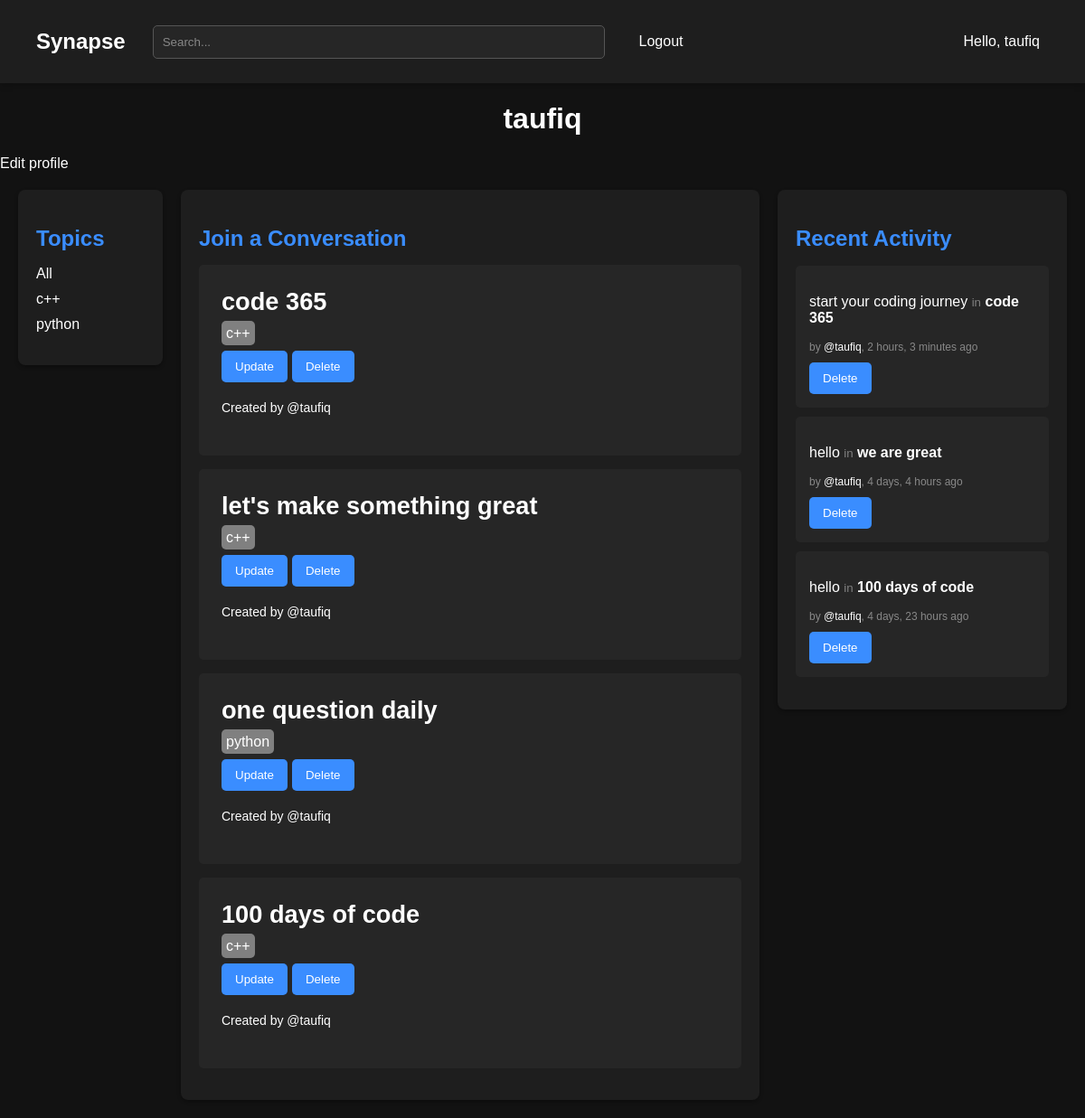
Screenshot of /profile/1 (signed in) with the database file from the repository.
### base/models.py (models this page shows)
class Topic(models.Model):
    name = models.CharField(max_length=200)
    def __str__(self):
        return self.name

class Room(models.Model):
    host = models.ForeignKey(User, on_delete=models.SET_NULL, null=True)
    name = models.CharField(max_length=200)
    participants = models.ManyToManyField(User,related_name='participants')
    description = models.TextField(null=True, blank=True)
    topic = models.ForeignKey(Topic, on_delete=models.SET_NULL, null=True)
    updated = models.DateTimeField(auto_now= True)
    created = models.DateTimeField(auto_now_add= True)
    class Meta:
        ordering = ['-updated', 'created']
    def __str__ (self):
        return self.name

class Message(models.Model):
    user = models.ForeignKey(User, on_delete=models.CASCADE)
    body = models.TextField()
    room = models.ForeignKey(Room, related_name='messages', on_delete=models.CASCADE)
    updated = models.DateTimeField(auto_now= True)
    created = models.DateTimeField(auto_now_add= True)
    class Meta:
        ordering = ['-updated', 'created']
    def __str__ (self):
        return self.body[0:50]

### base/views.py (the view)
# urls.py: path('profile/<str:pk>', views.userProfile , name = "user-profile"),
def userProfile(request, pk):
    user = User.objects.get(id=pk)
    rooms = user.room_set.all()
    room_messages = user.message_set.all()
    topics = Topic.objects.all()
    context = {'user': user,'rooms': rooms, 'room_messages':room_messages,'topics':topics}
    return render(request, 'base/profile.html', context)

### base/templates/base/profile.html
{% extends 'main.html' %}
{% block content %}
  <h1 style="text-align: center;">{{user.username}}</h1>
{% if request.user.id == user.id %}
  <div><a href="{% url 'update-user' %}">Edit profile</a></div>
{% endif %}
  <div class="dashboard">
    <div>{% include 'base/topics_component.html' %}</div>
    <div>{% include 'base/feed_component.html' %}</div>
    <div>{% include 'base/activity_component.html' %}</div>
  </div>
{% endblock %}

### templates/nav.html
<nav class="navbar">
  <a class="logo" href="/">Synapse </a>
  <div class="search-container">
    <form style="padding: 10px; margin: 20px;" method="GET" action="{% url 'home' %}">
      <input class="search-bar" placeholder="Search..." />
    </form>
  </div>
  <div class="nav-links">
    {% if request.user.is_authenticated %}
    <a href="{% url 'logout' %}">Logout</a>
    {% else %}
    <a href="{% url 'login' %}">Login</a>
    {% endif %}
  </div>
   <div style="margin-right: 10px; margin-left: 25%;">
    <a href="{% url 'update-user' %}">
      Hello, {{request.user}}
    </a>
  </div>
</nav>

### base/templates/base/topics_component.html
  <div class="column topics">
    <h2>Topics</h2>
    <ul>
      <li  style="margin-bottom: 10px;"><a href="{% url 'home' %}">All</a></li>
      {% for topic in topics %}
      <div>
        <li style="margin-bottom: 10px;"><a href="{% url 'home' %}?q={{topic.name|urlencode }}"
          >{{topic.name}}</a
        ></li>
      </div>
      {% endfor %}
    </ul>
  </div>

### base/templates/base/feed_component.html
<div class="column feeds">
  <h2>Join a Conversation</h2>
  {% for room in rooms %}
  <div class="feed-item">
    <div
      style="font-size: 1.7rem; font-weight: 700; padding-bottom: 10px"
      class="room-name"
    >
      <a href="{% url 'room' room.id %}">{{room.name}}</a>
    </div>
    <span style="background-color: gray; padding: 5px; border-radius: 5px;">{{room.topic}}</span>
    {% if request.user == room.host %}
    <div class="button-group">
      <button class="update-btn">
        <a href="{% url 'update-room' room.id %}">Update</a>
      </button>
      <button class="delete-btn">
        <a href="{% url 'delete-room' room.id %}">Delete</a>
      </button>
    </div>
    {% endif %}
    <div class="host-name">
      <a href="{% url 'user-profile' room.host.id %}"
        >Created by @{{room.host}}
      </a>
    </div>
  </div>
  {% endfor %}
</div>

### base/templates/base/activity_component.html
<div class="column recent-activity">
  <h2>Recent Activity</h2>
  <ul>
    {% for message in room_messages %}
    <li class="activity-item">
      <p>{{message}} <small style="color: gray;">in</small> <strong>{{message.room}}</strong></p>
      <span class="activity-meta"
        >by
        <a href="{% url 'user-profile' message.user.id %}">@{{message.user}}</a
        >, {{message.created|timesince}} ago</span
      >
      {% if request.user == message.user %}
      <button style=" margin-top: 10px;" class="delete-btn">
        <a href="{% url 'delete-message' message.id %}">Delete</a>
      </button>
      {% endif %}
    </li>
    {% endfor %}
  </ul>
</div>

### static/styles/style.css (style rules this page uses)
body { margin: 0; font-family: 'Arial', sans-serif; background-color: #121212; color: #ffffff; }
a { text-decoration: none; color: white; }
.navbar { display: flex; justify-content: space-between; align-items: center; padding: 1rem 40px; background-color: #1e1e1e; height: 60px; box-shadow: 0 2px 8px rgba(0, 0, 0, 0.2); }
.logo { font-size: 24px; font-weight: bold; }
.search-container { flex: 1; }
.search-bar { width: 100%; padding: 10px; border-radius: 5px; border: 1px solid #555; background-color: #262626; color: #ffffff; }
.search-bar::placeholder { color: #888; }
.nav-links a { color: #ffffff; text-decoration: none; margin: 0 20px; transition: color 0.3s; padding: 10px; }
.dashboard { display: grid; grid-template-columns: 1fr 4fr 2fr; gap: 20px; padding: 20px; }
.column { background-color: #1e1e1e; padding: 20px; border-radius: 8px; box-shadow: 0 2px 4px rgba(0, 0, 0, 0.3); }
h2 { color: #3a8dff; margin-bottom: 15px; }
.feed-item { background-color: #262626; padding: 25px; margin: 15px 0; border-radius: 5px; }
.host-name { font-size: 14px; margin: 10px 0px; padding: 10px 0px ; }
.room-name { font-size: 1.5rem; }
.button-group { display: flex; justify-content: flex-start; margin-top: 10px; }
button { background-color: #3a8dff; color: white; border: none; padding: 10px 15px; border-radius: 5px; cursor: pointer; margin-right: 5px; transition: background-color 0.3s; }
ul { list-style-type: none; padding: 0; }
.activity-item { background-color: #262626; padding: 15px; margin: 10px 0; border-radius: 5px; }
.activity-meta { display: block; font-size: 12px; color: #888888; margin-top: 5px; }
input::placeholder, textarea::placeholder { color: #888; }

### rows the page displays
Topic: name "c++"
Topic: name "python"
Room: name "code 365", topic "c++", shows "Update", host "taufiq"
Room: name "let's make something great", topic "c++", shows "Update", host "taufiq"
Room: name "one question daily", topic "python", shows "Update", host "taufiq"
Room: name "100 days of code", topic "c++", shows "Update", host "taufiq"
Message: body "start your coding journey", room "code 365", user "taufiq", created "2 hours, 3 minutes", shows "Delete"
Message: body "hello", room "we are great", user "taufiq", created "4 days, 4 hours", shows "Delete"
Message: body "hello", room "100 days of code", user "taufiq", created "4 days, 23 hours", shows "Delete"

### other values shown
{{ request.user }} "taufiq"
{{ user.username }} "taufiq"
